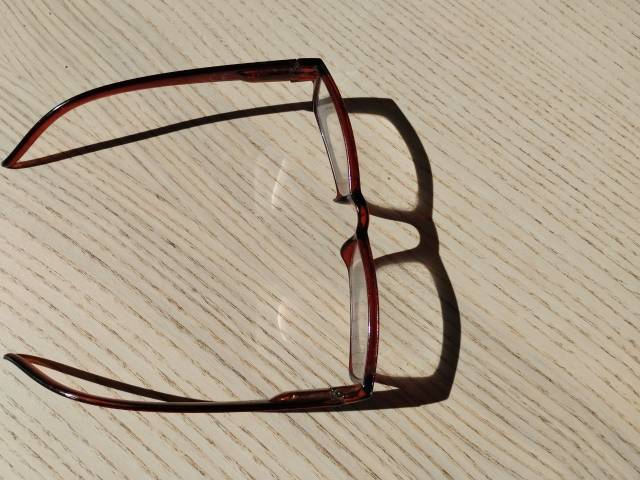
#> input picture proj1/spegli1.jpg, 1280 x 960 px, found by its file name (shown at 1/2 size)
$ python my_functions.py
#> lines starting #> are read from the running program, lines starting #| are printed output that depends on the picture
### proj2/ms_material/ex2_utils.py
import math

import numpy as np
import cv2

import sys
sys.path.append(".")
from ex1_utils import gausssmooth


# [18 lines left out: functions generate_responses_1, generate_responses_2, generate_responses_3, not called in this run]


    # [4 lines of commented-out code are left out]

def get_patch(img, center, sz):
    # crop coordinates
    # x0 = round(int(center[0] - sz[0] / 2))
    # y0 = round(int(center[1] - sz[1] / 2))
    x0 = int(round(center[0] - sz[0] / 2))
    y0 = int(round(center[1] - sz[1] / 2))
    x1 = int(round(x0 + sz[0]))
    y1 = int(round(y0 + sz[1]))
    # padding
    x0_pad = max(0, -x0)
    x1_pad = max(x1 - img.shape[1] + 1, 0)
    y0_pad = max(0, -y0)
    y1_pad = max(y1 - img.shape[0] + 1, 0)

    # Crop target
    if len(img.shape) > 2:
        img_crop = img[y0 + y0_pad:y1 - y1_pad, x0 + x0_pad:x1 - x1_pad, :]
    else:
        img_crop = img[y0 + y0_pad:y1 - y1_pad, x0 + x0_pad:x1 - x1_pad]

    im_crop_padded = cv2.copyMakeBorder(img_crop, y0_pad, y1_pad, x0_pad, x1_pad, cv2.BORDER_REPLICATE)

    # crop mask tells which pixels are within the image (1) and which are outside (0)
    m_ = np.ones((img.shape[0], img.shape[1]), dtype=np.float32)
    crop_mask = m_[y0 + y0_pad:y1 - y1_pad, x0 + x0_pad:x1 - x1_pad]
    crop_mask = cv2.copyMakeBorder(crop_mask, y0_pad, y1_pad, x0_pad, x1_pad, cv2.BORDER_CONSTANT, value=0)
    return im_crop_padded, crop_mask

def create_epanechnik_kernel(width, height, sigma):
    # make sure that width and height are odd
    w2 = int(math.floor(width / 2))
    h2 = int(math.floor(height / 2))

    [X, Y] = np.meshgrid(np.arange(-w2, w2 + 1), np.arange(-h2, h2 + 1))
    X = X / np.max(X)
    Y = Y / np.max(Y)

    kernel = (1 - ((X / sigma)**2 + (Y / sigma)**2))
    kernel = kernel / np.max(kernel)
    kernel[kernel<0] = 0
    return kernel

def extract_histogram(patch, nbins, weights=None, mode="BGR"):
    # Note: input patch must be a BGR image (3 channel numpy array)
    # convert each pixel intensity to the one of nbins bins
    if mode == "HSV":
        patch = cv2.cvtColor(patch, cv2.COLOR_BGR2HSV)
    channel_bin_idxs = np.floor((patch.astype(np.float32) / float(255)) * float(nbins - 1))
    # calculate bin index of a 3D histogram
    bin_idxs = (channel_bin_idxs[:, :, 0] * nbins**2  + channel_bin_idxs[:, :, 1] * nbins + channel_bin_idxs[:, :, 2]).astype(np.int32)

    # count bin indices to create histogram (use per-pixel weights if given)
    if weights is not None:
        histogram_ = np.bincount(bin_idxs.flatten(), weights=weights.flatten())
    else:
        histogram_ = np.bincount(bin_idxs.flatten())
    # zero-pad histogram (needed since bincount function does not generate histogram with nbins**3 elements)
    histogram = np.zeros((nbins**3, 1), dtype=histogram_.dtype).flatten()
    histogram[:histogram_.size] = histogram_
    return histogram

# [18 lines of commented-out code are left out]


def backproject_histogram(patch, histogram, nbins):
    # Note: input patch must be a BGR image (3 channel numpy array)
    # convert each pixel intensity to the one of nbins bins
    channel_bin_idxs = np.floor((patch.astype(np.float32) / float(255)) * float(nbins - 1))
    # calculate bin index of a 3D histogram
    bin_idxs = (channel_bin_idxs[:, :, 0] * nbins**2  + channel_bin_idxs[:, :, 1] * nbins + channel_bin_idxs[:, :, 2]).astype(np.int32)

    # use histogram us a lookup table for pixel backprojection
    backprojection = np.reshape(histogram[bin_idxs.flatten()], (patch.shape[0], patch.shape[1]))
    return backprojection

# base class for tracker
class Tracker():
    def __init__(self, params):
        self.parameters = params

    def initialize(self, image, region):
        raise NotImplementedError

    def track(self, image):
        raise NotImplementedError

### proj2/my_functions.py
import matplotlib.pyplot as plt
import numpy as np
import cv2 as cv


import sys
sys.path.append(".")
from ms_material.ex2_utils import generate_responses_1, create_epanechnik_kernel, get_patch, extract_histogram, backproject_histogram


# [19 lines of commented-out code are left out]


def mean_shift_epanechnik(pdf, x0, n_iter, width, height, plot=False):
    # pdf           pdf matrix
    # x0 = (a,b)    start position
    # n_iter        number of iterations
    # width, height region size
    print("x0: ", x0)
    x = x0
    xs = [tuple(x)]


    if plot:
        plt.imshow(pdf)

    assert width % 2 == 1
    assert height % 2 == 1


    #sestavim indeksni matriki
    pol_height = int(height/2)
    gradnik = np.arange(-pol_height,pol_height+1).reshape(height,1)
    indexy = np.repeat(gradnik, width, axis=1)

    pol_width = int(width/2)
    gradnik = np.arange(-pol_width,pol_width+1).reshape(width,1)
    indexx = np.repeat(gradnik, height, axis=1)

    indexx = indexx.transpose()


    for i in range(n_iter):
        patch, _ = get_patch(pdf, x, (width,height))
        # print(patch)
        # plt.imshow(patch)
        # plt.show()
        xx = np.sum(np.multiply(patch, indexx))
        yy = np.sum(np.multiply(patch, indexy))
        norm = np.sum(patch)
        # print(xx,yy,norm)
        x_ = np.array([xx, yy]) / norm
        # print(x_)
        x_ = [int(round(x_[0])),int(round(x_[1]))]
        # print(x_)
        if x_ == [0,0]:
            print("Break: close enough n_iter: ", i)
            break

        x[0] += x_[0]
        x[1] += x_[1]
        xs.append(tuple(x))

        print(x)

    if plot:
        a = np.array(xs)
        plt.scatter(a[:,0],a[:,1],s=5,c='r',marker="o")
        xs = []
    plt.show()
    return x


# [111 lines of commented-out code are left out]

width, height = 51,51
im1 = plt.imread("/home/lema/Documents/RV/proj1/spegli1.jpg")
#> im1 is the input picture: shape (960, 1280, 3); mean R, G, B 174.6, 160.7, 140.6
im2 = plt.imread("/home/lema/Documents/RV/proj1/spegli2.jpg")
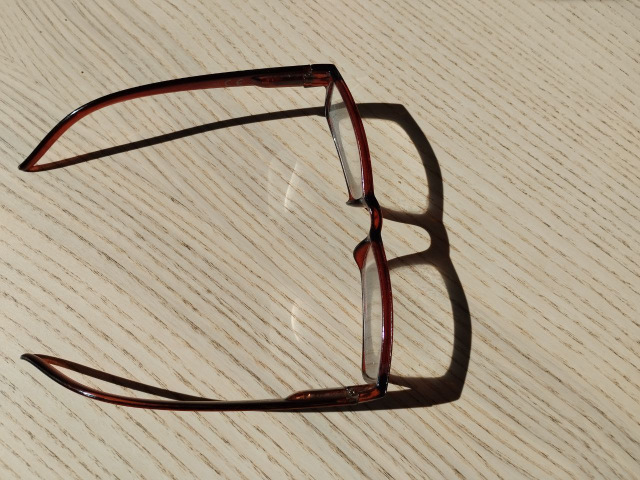
#> input picture proj1/spegli2.jpg, 1280 x 960 px, found by its file name (shown at 1/2 size)
#> im2 is the input picture: shape (960, 1280, 3); mean R, G, B 173.4, 160.2, 139.3
# im1 = plt.imread("/home/lema/Documents/RV/proj2/barve.png")
x0 = [700,700]
plt.imshow(im1)
plt.show()

kernel = create_epanechnik_kernel(width, height, sigma=1)
nbins=16

patch1,_ = get_patch(im1, x0, (width,height))
plt.imshow(patch1)
plt.show()
hist = extract_histogram(patch1*255, nbins=nbins, weights=kernel)
#> in extract_histogram, `bin_idxs = (channel_bin_idxs[:, :, 0] * nbins**2  + channel_bin_idxs[:..`:
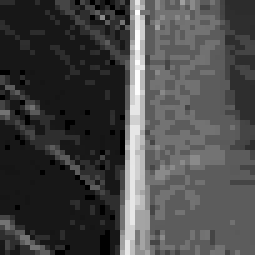
#> bin_idxs: shape (51, 51) int32 (shown 5 times larger); min 564, max 3584, mean 1401.2; drawn with min black and max white
#> in extract_histogram, `histogram_ = np.bincount(bin_idxs.flatten(), weights=weights.flatten())`: histogram_ = 3585 values, max 222.1 at index 837, min 0 at index 0, mean 0.274
#> hist = 4096 values, max 222.1 at index 837, min 0 at index 0, mean 0.24
q = hist/np.sum(hist)
#> q = 4096 values, max 0.226 at index 837, min 0 at index 0, mean 0.000244

patch2,_ = get_patch(im2, x0, (width,height))
plt.imshow(patch2)
plt.show()
hist = extract_histogram(patch2*255, nbins=nbins, weights=kernel)
#> call 2 of extract_histogram, with nbins = 16, mode = 'BGR'
#> in extract_histogram (call 2), `bin_idxs = (channel_bin_idxs[:, :, 0] * nbins**2  + channel_bin_idxs[:..`:
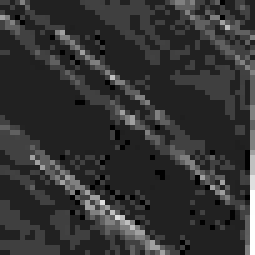
#> bin_idxs: shape (51, 51) int32 (shown 5 times larger); min 549, max 2748, mean 991.4; drawn with min black and max white
#> in extract_histogram (call 2), `histogram_ = np.bincount(bin_idxs.flatten(), weights=weights.flatten())`: histogram_ = 2749 values, max 488.8 at index 837, min 0 at index 0, mean 0.357
#> hist = 4096 values, max 488.8 at index 837, min 0 at index 0, mean 0.24
p = hist/np.sum(hist)
#> p = 4096 values, max 0.498 at index 837, min 0 at index 0, mean 0.000244

#predracunamo
epsi = 1e-3 #TODO pazi
# [4 lines of commented-out code are left out]

region,_ = get_patch(im2, x0, (width*2+1,height*2+1))
#> call 3 of get_patch, with sz = (103, 103)
#> in get_patch (call 3), `img_crop = img[y0 + y0_pad:y1 - y1_pad, x0 + x0_pad:x1 - x1_pad, :]`:
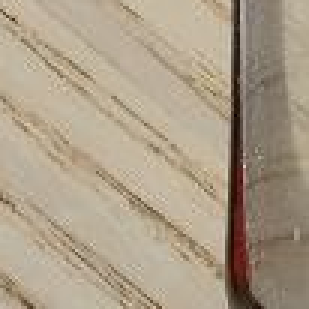
#> img_crop: shape (103, 103, 3) (shown 3 times larger); mean R, G, B 171.7, 157.3, 136.2
plt.imshow(region)
plt.show()
#TODO tuki ne vem ker hist uporabit od q al od p (tj b(xi) je bin barve od xi v im1 al im2)
backprojection_q = backproject_histogram(region, q, nbins=nbins)
#> in backproject_histogram, `channel_bin_idxs = np.floor((patch.astype(np.float32) / float(255)) * ..`:
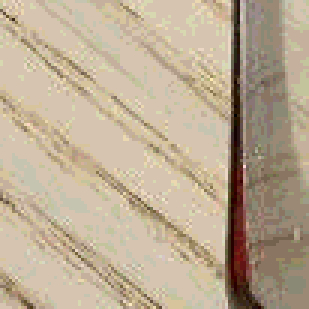
#> channel_bin_idxs: shape (103, 103, 3) float32 (shown 3 times larger); mean R, G, B 9.64, 8.76, 7.57; drawn with min black and max white
#> in backproject_histogram, `bin_idxs = (channel_bin_idxs[:, :, 0] * nbins**2  + channel_bin_idxs[:..`:
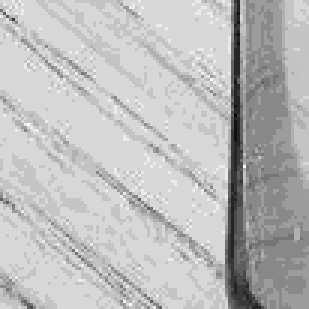
#> bin_idxs: shape (103, 103) int32 (shown 3 times larger); min 0, max 3530, mean 2616.6; drawn with min black and max white
#> in backproject_histogram, `backprojection = np.reshape(histogram[bin_idxs.flatten()], (patch.shap..`: backprojection: shape (103, 103) float64; every value is 0
backprojection_p = backproject_histogram(region, p, nbins=nbins)
plt.imshow(backprojection_q)
plt.colorbar()
plt.show()
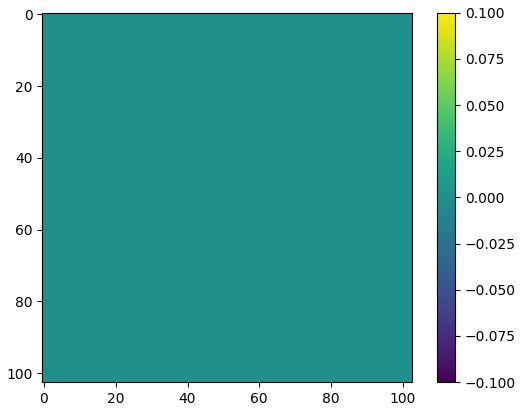
#> figure drawn by matplotlib, 2 panels
plt.imshow(backprojection_p)
plt.colorbar()
plt.show()


W = np.zeros((region.shape[0],region.shape[1]))
for i in range(region.shape[0]):
    for j in range(region.shape[1]):
        W[i,j] = np.sqrt(backprojection_q[i,j] / (backprojection_p[i,j] + epsi))

plt.imshow(W)
plt.colorbar()
plt.show()

x1 = mean_shift_epanechnik(W, x0=[0,0], n_iter=100, width=21, height=21, plot=True)
#> the loop in mean_shift_epanechnik, `for i in range(n_iter):` made 1 pass
#> (xx, yy, norm, x_) on pass 1: (0, 0, 0, [nan, nan])
#> after the loop in mean_shift_epanechnik, `for i in range(n_iter):`: x = [0, 0]; xs = [(0, 0)]
#> (the run stopped early here; a loop or call above may not have finished)
